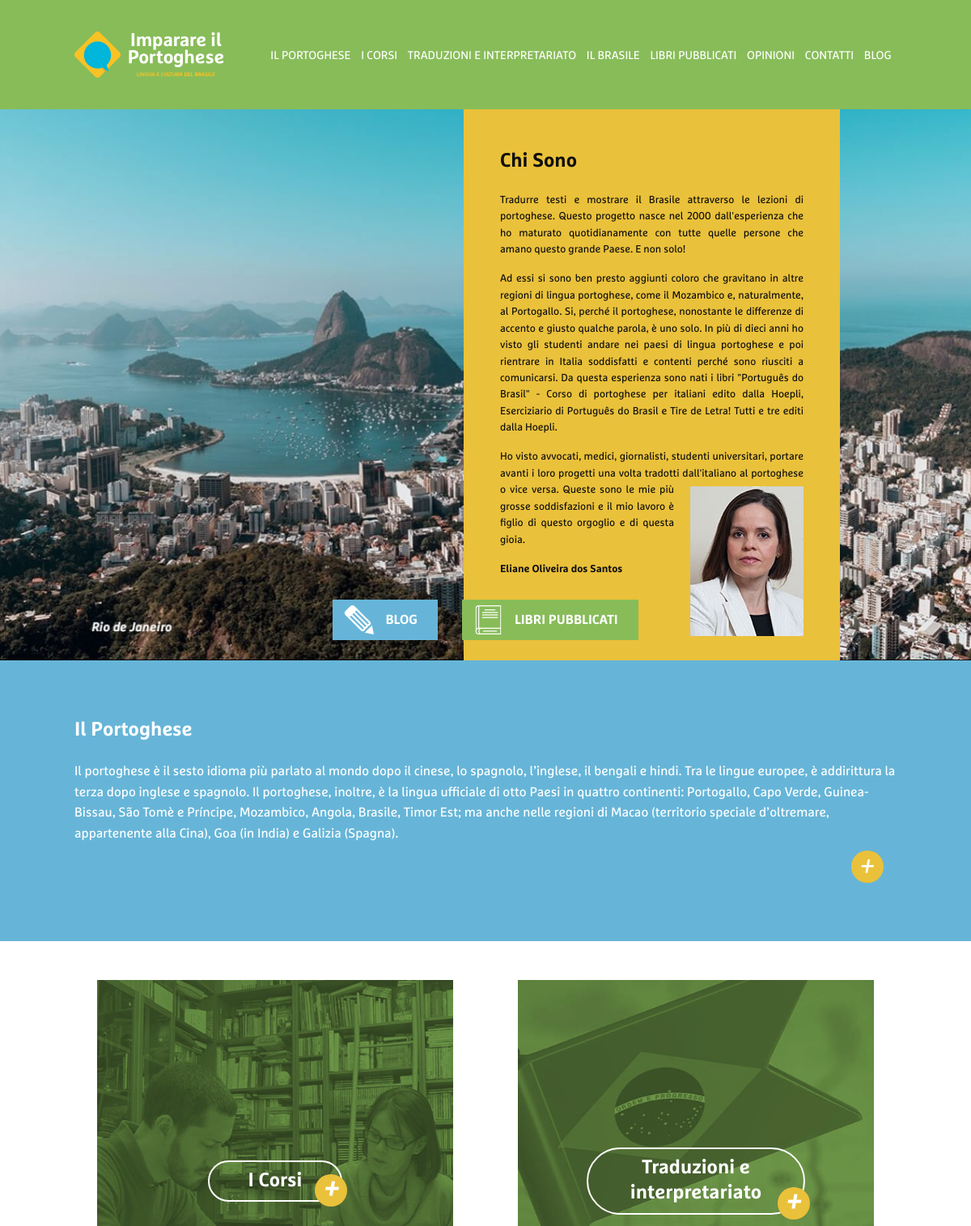
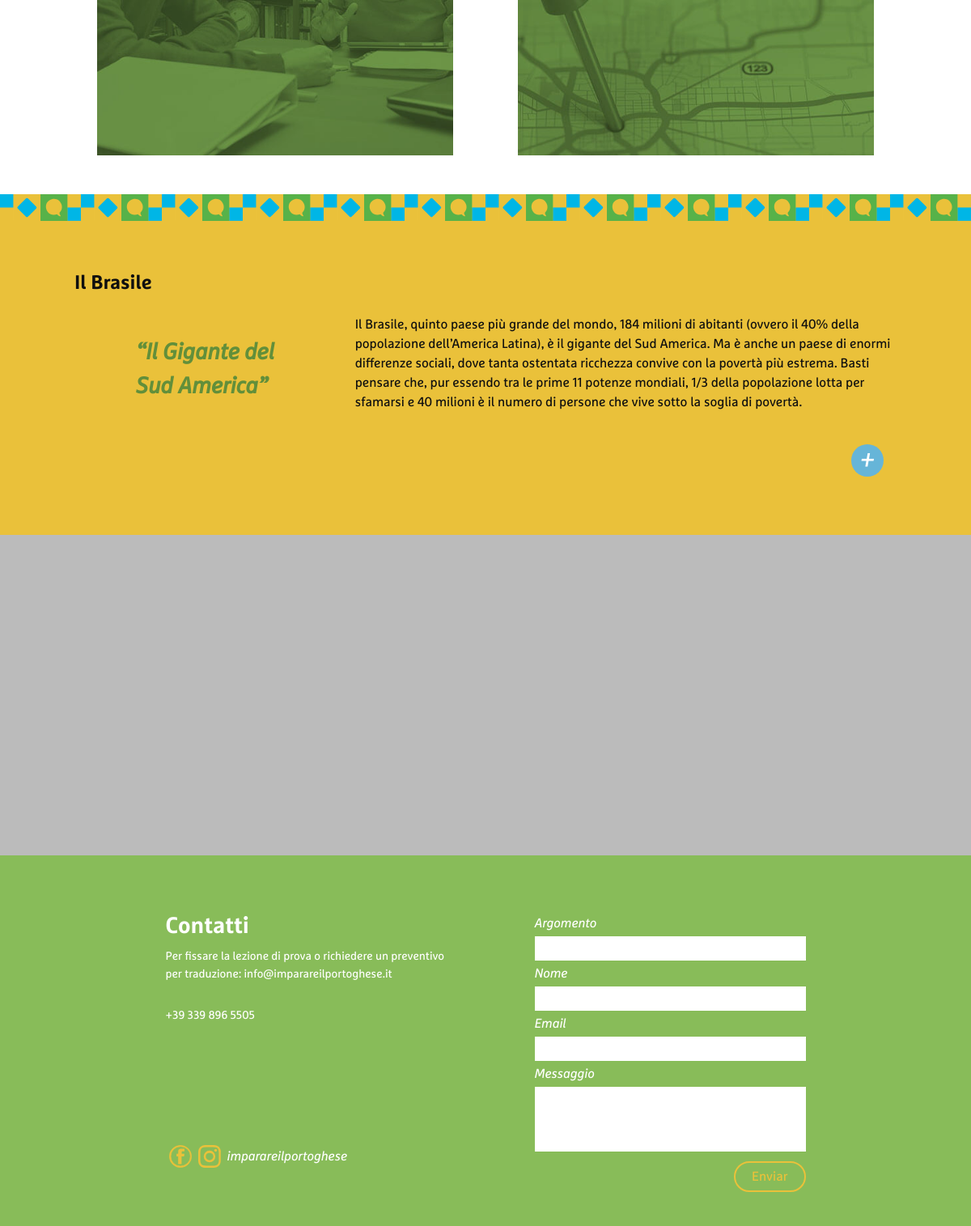
The page / (signed in) on the database its author committed (2 pictures, top to bottom).
### tables this page shows
CREATE TABLE IF NOT EXISTS `tag3_textos` (
  `text_id` int(11) NOT NULL AUTO_INCREMENT,
  `text_data` datetime NOT NULL,
  `text_data_publicacao` datetime NOT NULL,
  `text_menu_id` int(11) NOT NULL DEFAULT 0,
  `text_subm_id` int(11) NOT NULL DEFAULT 0,
  `text_titulo` varchar(255) DEFAULT NULL,
  `text_resumo` text DEFAULT NULL,
  `text_texto` longtext DEFAULT NULL,
  `text_texto2` longtext DEFAULT NULL,
  `text_texto3` longtext DEFAULT NULL,
  `text_texto4` longtext DEFAULT NULL,
  `text_texto5` longtext DEFAULT NULL,
  `text_texto6` longtext DEFAULT NULL,
  `text_texto7` longtext DEFAULT NULL,
  `text_texto8` longtext DEFAULT NULL,
  `text_texto9` longtext DEFAULT NULL,
  `text_texto10` longtext DEFAULT NULL,
  `text_info1` varchar(255) DEFAULT NULL,
  `text_info2` varchar(255) DEFAULT NULL,
  `text_info3` varchar(255) DEFAULT NULL,
  `text_info4` varchar(255) DEFAULT NULL,
  `text_info5` varchar(255) DEFAULT NULL,
  `text_info6` varchar(255) DEFAULT NULL,
  `text_info7` varchar(255) DEFAULT NULL,
  `text_info8` varchar(255) DEFAULT NULL,
  `text_info9` varchar(255) DEFAULT NULL,
  `text_info10` varchar(255) DEFAULT NULL,
  `text_link` varchar(255) DEFAULT NULL,
  `text_data1` date DEFAULT NULL,
  `text_data2` date DEFAULT NULL,
  `text_hora1` time NOT NULL,
  `text_hora2` time NOT NULL,
  `text_valor` float(12,2) DEFAULT NULL,
  `text_tags` text DEFAULT NULL,
  `text_usu_id` int(11) NOT NULL,
  `text_ordem` int(11) NOT NULL DEFAULT 0,
  `text_destaque` int(1) NOT NULL DEFAULT 0,
  `text_status` int(1) NOT NULL DEFAULT 1,
  PRIMARY KEY (`text_id`)
);

CREATE TABLE IF NOT EXISTS `tag3_imagens` (
  `imag_id` int(11) NOT NULL AUTO_INCREMENT,
  `imag_chave` varchar(50) DEFAULT NULL,
  `imag_text_id` int(11) NOT NULL,
  `imag_legenda` varchar(255) NOT NULL,
  `imag_descricao` varchar(255) NOT NULL,
  `imag_arquivo` varchar(255) NOT NULL,
  PRIMARY KEY (`imag_id`)
);

### admin/classes/conexao.php (called while the page is built, shortened)
<?php
class Conexao{
	protected $server 	= "mariadb";
	protected $user 	= "root";
	protected $senha 	= "root";
	protected $bd 		= "imparare";
	protected $con;
	public function __construct() {
		$this->con = mysqli_connect($this->server, $this->user, $this->senha) or die("Falha ao conectar com o banco de dados");
		mysqli_select_db($this->con,$this->bd);
		$this->con->set_charset("utf8");
	}
	public function consulta($sql) {
		$res = mysqli_query($this->con,$sql);
		if(!$res){
			return false;
		}else{
			if(substr($sql,0,6) == "INSERT" && mysqli_insert_id($this->con)){
				return mysqli_insert_id($this->con);
			}else{
				return $res;
			}
		}
	}
	public function busca($res) {
		if($res){
			return $res->fetch_array(MYSQLI_BOTH);
		}
	}
}
?>

### includes/config.inc.php (called while the page is built)
<?php
    $config                     = array();
    $config['titleBase']        = 'Imparare';
    $config['urlSite']          = (($_SERVER['HTTP_HOST'] == 'localhost') ? 'http://localhost/imparare/' : (($_SERVER['HTTP_HOST'] == 'imparare.localhost') ? 'http://imparare.localhost/' : 'http://' . $_SERVER['HTTP_HOST'] . '/novo/'));
    $config['descriptionSite']  = "";
    $config['keywordsSite']     = "";
    $config['cacheFiles']       = "v3";
?>

### includes/funcoes.inc.php (called while the page is built, shortened)
<?php
    $sql_redes_sociais = "SELECT text_info1,text_info2,text_info3,text_info4 FROM tag3_textos WHERE text_menu_id = '1' AND text_subm_id = '3' LIMIT 1";
    $res_redes_sociais = $conn->consulta($sql_redes_sociais);
    $lin_redes_sociais = $conn->busca($res_redes_sociais);
    $configuracoes_social_media_label           = $lin_redes_sociais['text_info1'];
    $configuracoes_social_media_facebook        = $lin_redes_sociais['text_info2'];
    $configuracoes_social_media_instagram       = $lin_redes_sociais['text_info3'];
    $sql_texto_contato = "SELECT text_texto FROM tag3_textos WHERE text_menu_id = '1' AND text_subm_id = '4' LIMIT 1";
    $res_texto_contato = $conn->consulta($sql_texto_contato);
    $lin_texto_contato = $conn->busca($res_texto_contato);
    $configuracoes_texto_contato = $lin_texto_contato['text_texto'];
    $sql_imagens_rodape = "SELECT text_id,text_titulo,imag_arquivo FROM tag3_textos,tag3_imagens WHERE tag3_textos.text_id = tag3_imagens.imag_text_id AND text_menu_id = '1' AND text_subm_id = '2' AND text_status = '1' ORDER BY text_ordem ASC";
?>

### includes/rodape.inc.php (the view, shortened to what this page needs)
<footer class="rodape">
    <div class="carousel-rodape">
        <div>
            <div id="carouselExampleIndicators" class="carousel slide" data-bs-ride="carousel">
                <div class="carousel-indicators mb-3">
                    <?php
                          $item = 0;
                          $res_imagens_rodape = $conn->consulta($sql_imagens_rodape);
                          while ($configuracoes_imagens_rodape = $conn->busca($res_imagens_rodape)) {
						?><button type="button" data-bs-target="#carouselExampleIndicators" data-bs-slide-to="<?= $item; ?>" <?= (($item == 0) ? 'class="active" aria-current="true"' : '') ?> aria-label="<?= $configuracoes_imagens_rodape['text_titulo']; ?>"></button><?php
						$item++;
                          }
                          ?>
                </div>
                <div class="carousel-inner">
                    <?php
                          $item = 0;
                          $res_imagens_rodape = $conn->consulta($sql_imagens_rodape);
                          while ($configuracoes_imagens_rodape = $conn->busca($res_imagens_rodape)) {
						?><div class="carousel-item<?= (($item == 0) ? ' active' : ''); ?>" style="background: url(<?= $config['urlSite'] ?>admin/arquivos/imagem/<?= $configuracoes_imagens_rodape['imag_arquivo']; ?>) no-repeat center bottom;background-size: cover;"></div><?php
						$item++;
                          }
                          ?>
                </div>
            </div>
        </div>
    </div>
    <div class="rodape-baixo bg-green py-5">
        <div class="container py-4">
            <div class="row justify-content-center">
                <div class="d-flex flex-column informacoes-container col-12 col-md-5 text-white px-4 px-lg-0 me-0 me-lg-5 pb-5 pb-lg-0">
                    <div class="flex-grow-1">
                        <h3>Contatti</h3>
                        <div class="texto font-14 pb-4">
                            <?= $configuracoes_texto_contato; ?>
                        </div>
                    </div>
                    <div class="d-flex redes-sociais align-items-center">
                        <?php if (!empty($configuracoes_social_media_facebook)) { ?><a href="<?= $configuracoes_social_media_facebook; ?>" class="facebook" target="_blank">Facebook</a><?php } ?>
                        <?php if (!empty($configuracoes_social_media_instagram)) { ?><a href="<?= $configuracoes_social_media_instagram; ?>" class="instagram" target="_blank">Instagram</a><?php } ?>
                        <span class="ms-1 fst-italic"><?= $configuracoes_social_media_label; ?></span>
                    </div>
                </div>
                <div class="formulario-contato-container col-12 col-lg-5 px-4 px-lg-0 ms-0 ms-lg-5 mb-3">
                    <form id="form-contact" onsubmit="sendContact(event,this.id,this);">
                        <div class="pb-1">
                            <label class="d-block text-white fst-italic font-16 pb-1">Argomento</label>
                            <input type="text" id="input_argomento" name="argomento" class="font-14" />
                        </div>
                        <div class="pb-1">
                            <label class="d-block text-white fst-italic font-16 pb-1">Nome</label>
                            <input type="text" id="input_nome" name="nome" class="font-14" />
                        </div>
                        <div class="pb-1">
                            <label class="d-block text-white fst-italic font-16 pb-1">Email</label>
                            <input type="text" id="input_email" name="email" class="font-14" />
                        </div>
                        <div class="pb-1">
                            <label class="d-block text-white fst-italic font-16 pb-1">Messaggio</label>
                            <textarea type="text" id="input_messaggio" name="messaggio" class="font-14"></textarea>
                        </div>
                        <div class="button-container d-flex justify-content-end pt-2 flex-column flex-md-row">
                            <button type="submit" class="rounded-pill mx-4 mx-md-0 mt-2 mt-md-0">Enviar</button>
                        </div>
                    </form>
                </div>
            </div>
        </div>
    </div>
</footer>
</div>
</body>
</html>

### index.php (shortened to what this page needs)
<?php
include_once(__DIR__ . "/admin/classes/conexao.php");
$conn = new Conexao();
$sql_quemsomos = "SELECT text_texto,imag_arquivo FROM tag3_textos,tag3_imagens WHERE tag3_textos.text_id = tag3_imagens.imag_text_id AND text_menu_id = '5' AND text_subm_id = '0' LIMIT 1";
$res_quemsomos = $conn->consulta($sql_quemsomos);
$lin_quemsomos = $conn->busca($res_quemsomos);
$quemsomos_imagem = '<img src="'.$config['urlSite'].'admin/arquivos/imagem/'.$lin_quemsomos['imag_arquivo'].'" alt="Chi Sono" title="Chi Sono" style="float: right;margin: 5px 0 0 20px;display:inline-block;" />';
$quemsomos_texto = $lin_quemsomos['text_texto'];
$quemsomos_texto = str_replace('#imagem_perfil',$quemsomos_imagem,$quemsomos_texto);
if($_SERVER['HTTP_HOST'] == 'imparare.localhost'){
	$s = isset($_SERVER['REQUEST_URI']) ? $_SERVER['REQUEST_URI'] : '';
	$gets = array_filter(explode('/', $s));
	$gets = explode('/',implode('/',$gets));
}
else{
	$s = (!empty($_GET['s'])) ? $_GET['s'] : '';
	$gets = explode('/', $s);
}
$arquivo = $gets[0];
if(file_exists('cont_'.$arquivo.'.php')){
	include 'cont_'.$arquivo.'.php';
}
else if ($gets[0]==''){
	include 'cont_home.php';
}
?>

### cont_home.php (shortened to what this page needs)
<?php
	include('includes/config.inc.php');
	include('includes/funcoes.inc.php');
	include('includes/topo.inc.php');
?>
<main class="conteudo">
	<?php
	$sql_destaque = "SELECT text_id,text_titulo,imag_arquivo FROM tag3_textos,tag3_imagens WHERE tag3_textos.text_id = tag3_imagens.imag_text_id AND text_menu_id = '1' AND text_subm_id = '24' LIMIT 1";
	$res_destaque = $conn->consulta($sql_destaque);
	$lin_destaque = $conn->busca($res_destaque);
	?>
	<div class="topo-pagina relative" style="background: url(<?=$config['urlSite']?>admin/arquivos/imagem/<?=$lin_destaque['imag_arquivo'];?>) no-repeat center bottom;background-size: cover;">
		<div class="container d-flex justify-content-end">
			<div class="introducao texto">
				<h4 class="titulo mb-4">Chi Sono</h4>
				<?=$quemsomos_texto;?>
				<p class="d-block mb-5 pb-5 mb-md-0 pb-md-0">&nbsp;</p>
			</div>
			<div class="acoes d-flex align-items-center justify-content-center">
				<button type="button" class="blog bg-blue text-uppercase"><b>blog</b></button>
				<button type="button" class="livros bg-green text-uppercase"><b>Libri pubblicati</b></button>
			</div>
		</div>
	</div>
	<?php
		include('./includes/il-portoghese.inc.php');
	?>
	<div class="py-5">
		<div class="container">
			<div class="row">
				<div class="col-12 col-md-6 d-flex justify-content-end py-4 py-md-0">
					<a href="il-corsi" class="links-uteis" style="background: url(<?=$config['urlSite']?>images/i-corsi.jpg) no-repeat center bottom;background-size: cover;">
						<div class="d-flex align-items-center justify-content-center">
							<div class="rounded-pill py-2 px-5 font-24 line-height-130"><b>I Corsi</b></div>
						</div>
					</a>
				</div>
				<div class="col-12 col-md-6 d-flex justify-content-start py-4 py-md-0">
					<a href="traduzioni-e-interpretariato" class="links-uteis" style="background: url(<?=$config['urlSite']?>images/traduzioni.jpg) no-repeat center bottom;background-size: cover;">
						<div class="d-flex align-items-center justify-content-center">
							<div class="rounded-pill py-2 px-5 font-24 line-height-130"><b>Traduzioni e interpretariato</b></div>
						</div>
					</a>
				</div>
			</div>
		</div>
	</div>
	<?php
		include('./includes/il-brasile.inc.php');
	?>
</main>
<?php
	include('includes/rodape.inc.php');
?>

### includes/il-portoghese.inc.php
<div class="<?=(isset($detalheAtive) ? 'cmdetalhe ' : '')?>bg-blue py-5<?=(isset($darken) ? ' darken' : '')?>">
    <div class="container py-4">
        <h4 class="titulo text-white pb-3">Il Portoghese</h4>
        <?php
        $sql = "SELECT text_texto FROM tag3_textos WHERE text_menu_id = '6' LIMIT 1";
        $res = $conn->consulta($sql);
        $lin = $conn->busca($res);
        ?>
        <div class="texto font-16 text-white"><?=$lin['text_texto'];?></div>
        <div class="d-flex justify-content-end pt-2 px-3">
            <a href="il-portoghese" class="bg-yellow btn-mais">+</a>
        </div>
    </div>
</div>

### includes/il-brasile.inc.php
<div class="cmdetalhe bg-yellow py-5">
    <div class="container pb-4 pt-5">
        <h4 class="titulo pb-3">Il Brasile</h4>
        <?php
        $sql = "SELECT text_resumo,text_texto,text_texto2,tag3_imagens.imag_arquivo FROM tag3_textos,tag3_imagens WHERE tag3_textos.text_id = tag3_imagens.imag_text_id AND text_menu_id = '13' AND text_subm_id = '0'";
        $res = $conn->consulta($sql);
        $lin = $conn->busca($res);
        ?>
        <div class="row">
            <div class="col-12 col-md-4 autor color-green-darken font-28 fst-italic d-flex align-items-center justify-content-start justify-content-md-center pb-2 pb-md-0">
                <b>
                    <?=nl2br($lin['text_resumo']);?>
                </b>
            </div>
            <div class="col">
                <?=$lin['text_texto'];?>
            </div>
        </div>
        <div class="d-flex justify-content-end pt-4 px-3">
            <a href="il-brasile" class="bg-blue btn-mais">+</a>
        </div>
    </div>
</div>

### rows shown on the page
tag3_textos: tag3_imagens.imag_arquivo (picture)
tag3_textos: text_texto "Tradurre testi e mostrare il Brasile attraverso le lezioni di portoghese. Questo progetto nasce nel 2000 dall'esperienza che ho maturato quotidianamente con tutte quelle persone che amano questo grande Paese. E non solo! Ad essi si sono ben presto aggiunti coloro che gravitano in altre regioni di lingua portoghese, come il Mozambico e, naturalmente, al Portogallo. Si, perché il portoghese, nonostante le differenze di accento e giusto qualche parola, è uno solo. In più di dieci anni ho visto gli studenti andare nei paesi di lingua portoghese e poi rientrare in Italia soddisfatti e contenti perché sono riusciti a comunicarsi. Da questa esperienza sono nati i libri \"Português do Brasil\" -…", tag3_imagens.imag_arquivo (picture)
tag3_textos: text_texto "Il portoghese è il sesto idioma più parlato al mondo dopo il cinese, lo spagnolo, l’inglese, il bengali e hindi. Tra le lingue europee, è addirittura la terza dopo inglese e spagnolo. Il portoghese, inoltre, è la lingua ufficiale di otto Paesi in quattro continenti: Portogallo, Capo Verde, Guinea-Bissau, São Tomè e Príncipe, Mozambico, Angola, Brasile, Timor Est; ma anche nelle regioni di Macao (territorio speciale d’oltremare, appartenente alla Cina), Goa (in India) e Galizia (Spagna)."
tag3_textos: text_resumo "“Il Gigante del Sud America”", text_texto "Il Brasile, quinto paese più grande del mondo, 184 milioni di abitanti (ovvero il 40% della popolazione dell’America Latina), è il gigante del Sud America. Ma è anche un paese di enormi differenze sociali, dove tanta ostentata ricchezza convive con la povertà più estrema. Basti pensare che, pur essendo tra le prime 11 potenze mondiali, 1/3 della popolazione lotta per sfamarsi e 40 milioni è il numero di persone che vive sotto la soglia di povertà."
tag3_textos: tag3_imagens.imag_arquivo (picture)
tag3_textos: text_texto "Per fissare la lezione di prova o richiedere un preventivo per traduzione: info@imparareilportoghese.it +39 339 896 5505"
tag3_textos: text_info1 "imparareilportoghese"
